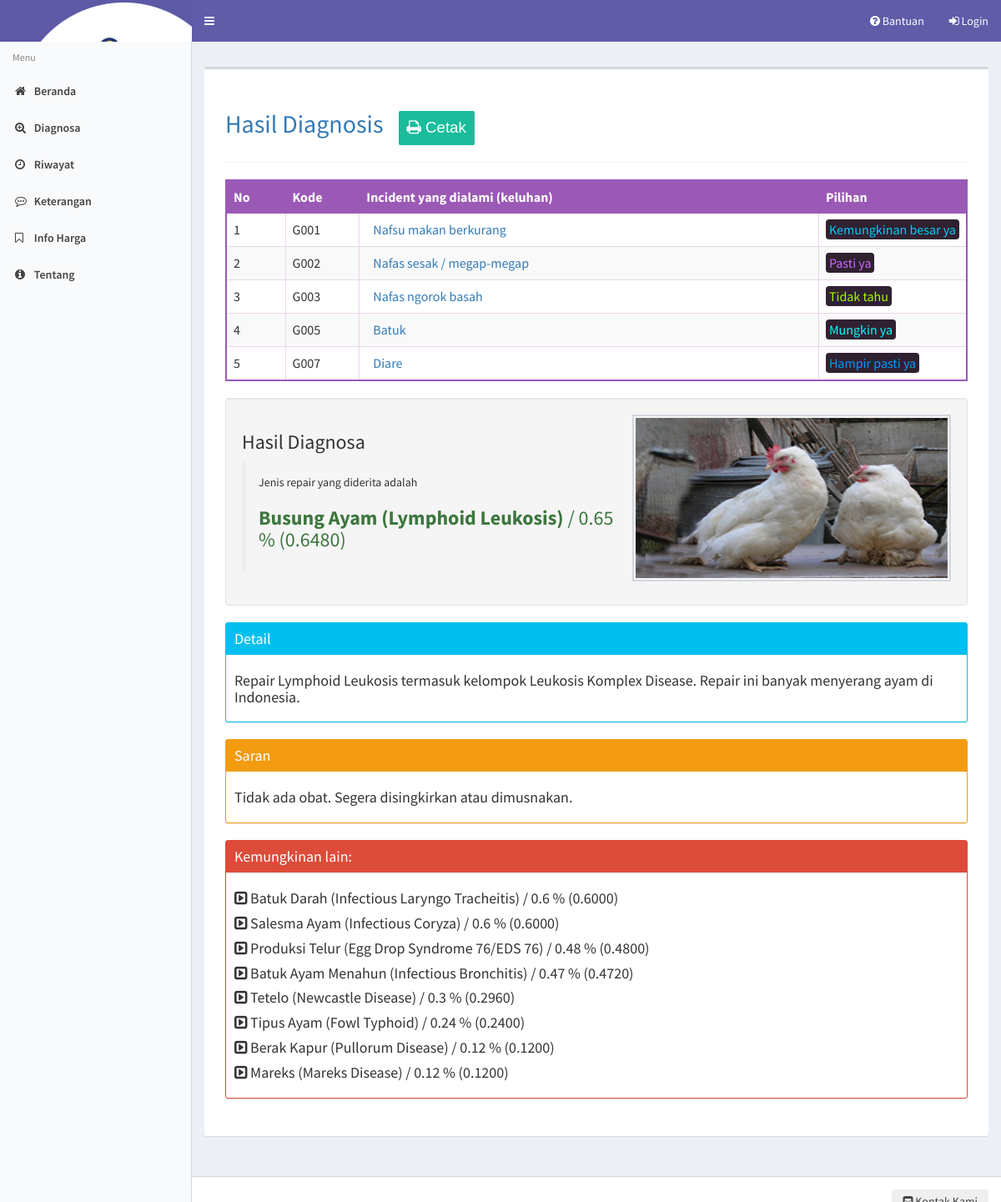
Screenshot of /riwayat-detail/201 with the database file from the repository.
### tables this page shows
CREATE TABLE `incident` (
  `kode_incident` int(11) NOT NULL,
  `nama_incident` varchar(50) NOT NULL
);

CREATE TABLE `hasil` (
  `id_hasil` int(11) NOT NULL,
  `tanggal` varchar(50) NOT NULL DEFAULT '0',
  `repair` text NOT NULL,
  `incident` text NOT NULL,
  `hasil_id` int(11) NOT NULL,
  `hasil_nilai` varchar(16) NOT NULL
);

### modul/riwayat/detail.php (the view, shortened to what this page needs)
<?php
if (isset($_GET['id'])) {
  $arcolor = ['#ffffff', '#cc66ff', '#019AFF', '#00CBFD', '#00FEFE', '#A4F804', '#FFFC00', '#FDCD01', '#FD9A01', '#FB6700'];
  $arincident = [];
  $sqlkondisi = mysqli_query($conn, "SELECT * FROM kondisi ORDER BY id+0");
  while ($rkondisi = mysqli_fetch_array($sqlkondisi)) {
    $arkondisitext[$rkondisi['id']] = $rkondisi['kondisi'];
  }
  $sqlpkt = mysqli_query($conn, "SELECT * FROM repair ORDER BY kode_repair+0");
  while ($rpkt = mysqli_fetch_array($sqlpkt)) {
    $arpkt[$rpkt['kode_repair']] = $rpkt['nama_repair'];
    $ardpkt[$rpkt['kode_repair']] = $rpkt['det_repair'];
    $arspkt[$rpkt['kode_repair']] = $rpkt['srn_repair'];
    $argpkt[$rpkt['kode_repair']] = $rpkt['gambar'];
  }
  $sqlhasil = mysqli_query($conn, "SELECT * FROM hasil WHERE id_hasil=" . $_GET['id']);
  while ($rhasil = mysqli_fetch_array($sqlhasil)) {
    $arrepair = unserialize($rhasil['repair']);
    $arincident = unserialize($rhasil['incident']);
  }
  echo "<div class='content'>
	<h2 class='text text-primary'>Hasil Diagnosis &nbsp;&nbsp;<button id='print' onClick='window.print();' data-toggle='tooltip' data-placement='right' title='Klik tombol ini untuk mencetak hasil diagnosa'><i class='fa fa-print'></i> Cetak</button> </h2>
		  <hr><table class='table table-bordered table-striped diagnosa'>
          <th width=8%>No</th>
          <th width=10%>Kode</th>
          <th>Incident yang dialami (keluhan)</th>
          <th width=20%>Pilihan</th>
          </tr>";
  $ig = 0;
  foreach ($arincident as $key => $value) {
    $kondisi = $value;
    $ig++;
    $sql4 = mysqli_query($conn, "SELECT * FROM incident WHERE kode_incident = '$key'");
    $r4 = mysqli_fetch_array($sql4);
    echo '<tr><td>' . $ig . '</td>';
    echo '<td>G' . str_pad($r4['kode_incident'], 3, '0', STR_PAD_LEFT) . '</td>';
    echo '<td><span class="hasil text text-primary">' . $r4['nama_incident'] . "</span></td>";
    echo '<td><span class="kondisipilih" style="color:' . $arcolor[$kondisi] . '">' . $arkondisitext[$kondisi] . "</span></td></tr>";
  }
  $np = 0;
  foreach ($arrepair as $key => $value) {
    $np++;
    $idpkt[$np] = $key;
    $nmpkt[$np] = $arpkt[$key];
    $vlpkt[$np] = $value;
  }
  if ($argpkt[$idpkt[1]]) {
    $gambar = 'gambar/repair/' . $argpkt[$idpkt[1]];
  } else {
    $gambar = 'gambar/noimage.png';
  }
  echo "</table><div class='well well-small'><img class='card-img-top img-bordered-sm' style='float:right; margin-left:15px;' src='" . $gambar . "' height=200><h3>Hasil Diagnosa</h3>";
  echo "<div class='callout callout-default'>Jenis repair yang diderita adalah <b><h3 class='text text-success'>" . $nmpkt[1] . "</b> / " . round($vlpkt[1], 2) . " % (" . $vlpkt[1] . ")<br></h3>";
  echo "</div></div><div class='box box-info box-solid'><div class='box-header with-border'><h3 class='box-title'>Detail</h3></div><div class='box-body'><h4>";
  echo $ardpkt[$idpkt[1]];
  echo "</h4></div></div>
          <div class='box box-warning box-solid'><div class='box-header with-border'><h3 class='box-title'>Saran</h3></div><div class='box-body'><h4>";
  echo $arspkt[$idpkt[1]];
  echo "</h4></div></div>
          <div class='box box-danger box-solid'><div class='box-header with-border'><h3 class='box-title'>Kemungkinan lain:</h3></div><div class='box-body'><h4>";
  for ($ipl = 2; $ipl < count($idpkt); $ipl++) {
    echo " <h4><i class='fa fa-caret-square-o-right'></i> " . $nmpkt[$ipl] . "</b> / " . round($vlpkt[$ipl], 2) . " % (" . $vlpkt[$ipl] . ")<br></h4>";
  }
  echo "</div></div>
		  </div>";
}
?>

### css/main.css (style rules this page uses)
#print { border-bottom: 0; border-top: 0; border-left: 0; border-right: 0; text-decoration: none; font-family: sans-serif; font-size: 14pt; background-color: #1abc9c; color: #FFF; border-radius: 2px; text-align: center; padding: 10px; margin-top: 5px; }

### css/style.css (style rules this page uses)
span.hasil { padding: 8px; }
table.diagnosa th { background-color: #9b59b6; color: #fff; }
table.diagnosa { border: 2px solid #9b59b6; }
table.table-bordered.diagnosa th { border: 1px solid #9b59b6; }
table.table-bordered.diagnosa td { border: 1px solid #e9d5eb; }
span.kondisipilih { background-color: #2f2130; padding: 2px 4px; border-radius: 4px; }
.well { overflow: hidden; }

### rows the page displays
incident: kode_incident "001", nama_incident "Nafsu makan berkurang"
hasil: incident "Kemungkinan besar ya", incident "Pasti ya", incident "Tidak tahu", incident "Mungkin ya", incident "Hampir pasti ya"
incident: kode_incident "002", nama_incident "Nafas sesak / megap-megap"
incident: kode_incident "003", nama_incident "Nafas ngorok basah"
incident: kode_incident "005", nama_incident "Batuk"
incident: kode_incident "007", nama_incident "Diare"

### other values shown
$nmpkt[1] "Busung Ayam (Lymphoid Leukosis)"
$vlpkt[1] "0.65"
$vlpkt[1] "0.6480"
$ardpkt[$idpkt[1]] "Repair Lymphoid Leukosis termasuk kelompok Leukosis Komplex Disease. Repair ini banyak menyerang ayam di Indonesia."
$arspkt[$idpkt[1]] "Tidak ada obat. Segera disingkirkan atau dimusnakan."
$nmpkt[$ipl] "Batuk Darah (Infectious Laryngo Tracheitis)"
$vlpkt[$ipl] "0.6"
$vlpkt[$ipl] "0.6000"
$nmpkt[$ipl] "Salesma Ayam (Infectious Coryza)"
$nmpkt[$ipl] "Produksi Telur (Egg Drop Syndrome 76/EDS 76)"
$vlpkt[$ipl] "0.48"
$vlpkt[$ipl] "0.4800"
$nmpkt[$ipl] "Batuk Ayam Menahun (Infectious Bronchitis)"
$vlpkt[$ipl] "0.47"
$vlpkt[$ipl] "0.4720"
